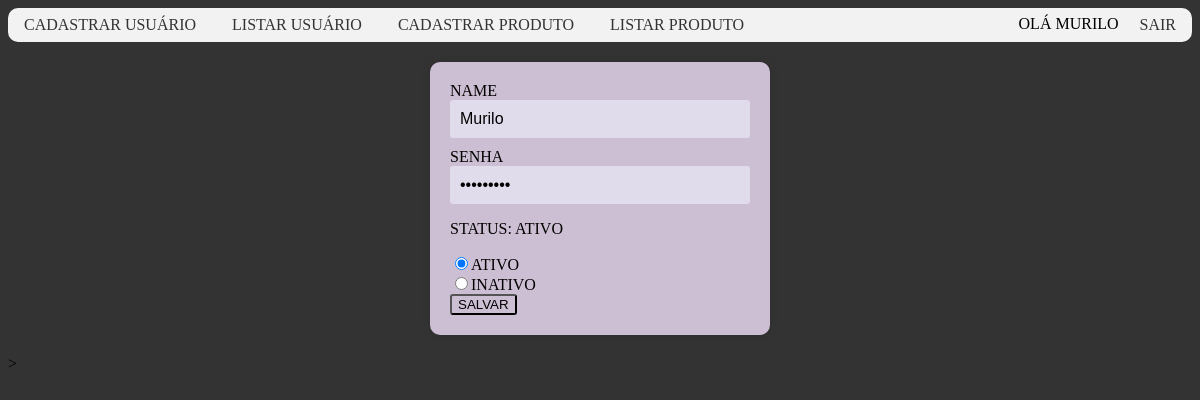
Page /ecommerceti26/alterausuario.php?id=1 (signed in) on the committed database.
### tables this page shows
CREATE TABLE `usuarios` (
  `usu_id` int(11) NOT NULL,
  `usu_nome` varchar(50) NOT NULL,
  `usu_senha` varchar(50) NOT NULL,
  `usu_ativo` char(1) DEFAULT NULL,
  `usu_tempero` varchar(50) NOT NULL
);

### ecommerceti26/alterausuario.php (the view, shortened to what this page needs)
<?php
include("cabecalho.php");
$id = $_GET['id'];
$sql = "SELECT * FROM usuarios WHERE usu_id = '$id'";
$retorno = mysqli_query($link, $sql);
while ($tbl = mysqli_fetch_array($retorno)) {
    $nome = $tbl[1];
    $senha = $tbl[2];
    $ativo = $tbl[3];
}
?>
<!DOCTYPE html>
<html>
    <head>
        <link rel="stylesheet" href="./css/estiloadm.css">
    </head>
    <div>
        <form action="alterausuario.php" method="post">
            <label>NAME</label>
            <input type="text" name="nome" value="<?=$nome ?>" required>
            <label>SENHA</label>
            <input type="password" name="senha" value="<?=$senha ?>" required>
            <label>STATUS: <?= $check = ($ativo == 's') ? "ATIVO" : "INATIVO" ?></label>
            <input type="radio" name="ativo" value="s"
            <?= $ativo == "s" ? "checked" : "" ?>>ATIVO<br>
            <input type="radio" name="ativo" value="n"
            <?= $ativo == "n" ? "checked" : "" ?>>INATIVO<br>
            <input type="submit" value="SALVAR">
        </form>
    </div>>
</html>

### ecommerceti26/css/estiloadm.css (style rules this page uses)
html { background-color: #333; }
form { background-color: rgb(205, 191, 211); border-radius: 10px; box-shadow: 0px 0px 10px rgba(0, 0, 0, 0.1); margin: 20px auto; padding: 20px; width: 300px; }
input { background-color: rgb(205, 191, 211); border-radius: 3px; }
input[type="text"], input[type="password"], input[type="number"], input[type="decimal"], input[type="date"], input[type="file"], textarea { background-color: #e0dceb; border: none; border-radius: 3px; box-sizing: border-box; display: block; font-size: 16px; margin-bottom: 10px; padding: 10px; width: 100%; resize: none; }

### rows in the picture
usuarios: nome "Murilo", usu_ativo "ATIVO", usu_ativo "☑"

### other values in the picture
$nomeusuario "MURILO"
